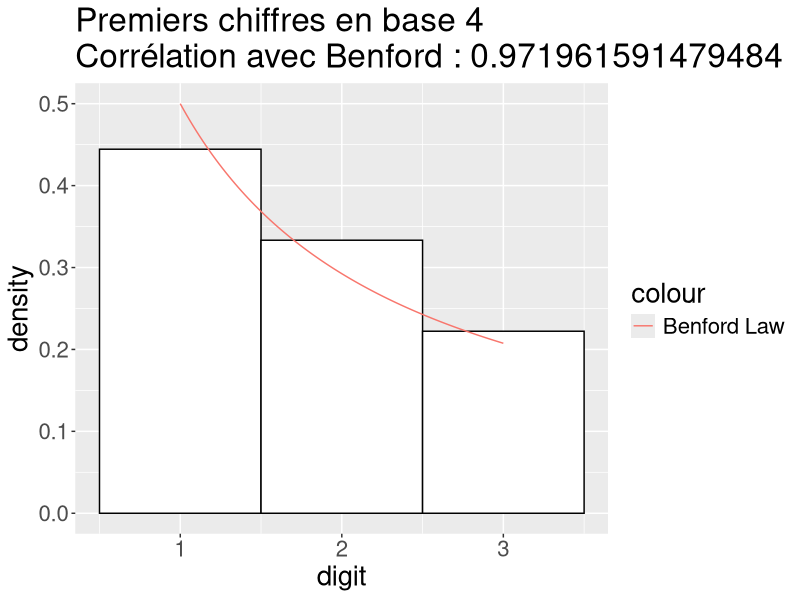

This chart was generated by the following R code:
library('ggplot2')

#Écrire une fonction Cor qui donne le coefficient de corrélation avec la loi de Benford en base b pour un pour un vecteur x de chiffres de poids fort.

#import du module firstdigit
FirstDigit <- function(n,base){

  if  (n==0) return(0)
  n<-abs(n)
  while (!(n<=base && n>=1)){

    if (n<1) n<-n*base
    if (n>base) n<-n/base

  }
  n<-as.integer(n)
  return(n)

}


FirstDigit_vec<-function(vect_entree){

  base<-vect_entree[2]
  vect_entree<-vect_entree[3:length(vect_entree)]
  return(sapply(vect_entree,FirstDigit,base))
}


#import de la loi de benford

BenfordLaw <- function(x, base = 10) {
  return((log(x+1, base) - log(x, base)))}


#input
#Cor(x = 1:9, base = 10)
#Cor(x = c(1, 1, 1, 1, 2, 2, 2, 3, 3), base = 4)
#output
#NA
#Message d'avis :
#Dans cor(y, z) : l'écart type est nul
#0.9719616
#calcul de la corrélation


convert_comptage<-function(vect_entree,base){

  comptage<- rep(0,base-1) #vecteur vide de taille base

  for (elt in vect_entree){
    comptage[elt]<-comptage[elt]+1
  }
  comptage<-comptage/length(vect_entree)
  return(comptage)
}
#cat(convert_comptage(c(1,1,1,1,2,2,2,3,3),4),'\n')
#cat(convert_comptage(1:9,10),'\n')

Cor<-function(x,base){
    #calcul de la loi de benford

    x<-convert_comptage(x,base)
    cat(x,'\n')

    #calcul de la loi de benford pour les chiffres de poids fort


    loi_benford_poids_fort<-BenfordLaw(1:(base-1),base)
    cat(loi_benford_poids_fort,"\n")
    #calcul de la corrélation
    r<-cor(loi_benford_poids_fort,x)
  if (r!=0){
    return(r)
  }
}

testCor<-function(){
  #cat("Test de la fonction FirstDigit_vec avec l'entrée ",entree," et la base ",entree[2],"\n")
  stopifnot(
    Cor(x = 1:9, base = 10)==NA
    #Cor(x = c(1, 1, 1, 1, 2, 2, 2, 3, 3), base = 4)==0.9719616
  )
}

Cor(x = c(1, 1, 1, 1, 2, 2, 2, 3, 3), base = 4)
#cat(1:9,'\n')
#Cor(x = 1:9, base = 10)
#testCor()

Hist <- function(x, base) {
  ## Build text elements
  title <- paste0(
    "Premiers chiffres en base ", base,
    "\nCorrélation avec Benford : ",  Cor(x, base)
  )
  df <- data.frame(digit = x)
  ggplot2::ggplot(df,  ggplot2::aes(x=digit)) +
    ggplot2::geom_histogram(ggplot2::aes(y =..density..), color="black", fill="white", binwidth = 1) +
    ggplot2::stat_function(fun=BenfordLaw, args = list(base = base), ggplot2::aes(color="Benford Law")) +
    ggplot2::ggtitle(title) +
    ggplot2::theme(text = ggplot2::element_text(size = 20))
}
Hist(x = c(1, 1, 1, 1, 2, 2, 2, 3, 3),4)